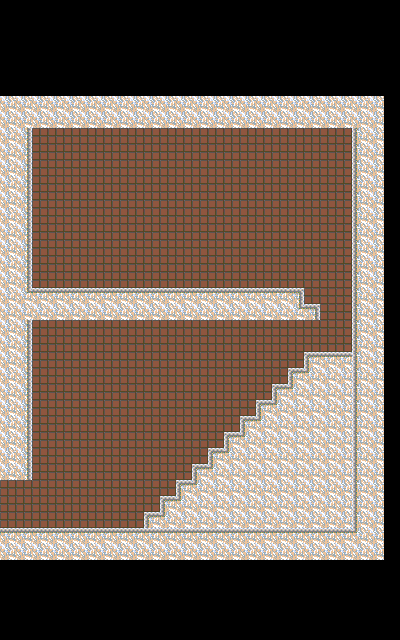

Tiled map render using the project's own tile images. Description and the map definition, with tile-layer contents summarised, below:
An orthogonal 25x40 tile map with 16x16 px tiles, 4 tile layers (SilhouetteLayer, BackgroundLayer, GameLayer, ForegroundLayer) and 2 objects (spawn, npcSpawn).

<map version="1.0" orientation="orthogonal" renderorder="left-up" width="25" height="40" tilewidth="16" tileheight="16" nextobjectid="4">
 <properties>
  <property name="exitLeft" value="grema_02.tmx" />
  <property name="spawn" value="door_07" />
 </properties>
 <tileset firstgid="1" name="Olaf_tileset" tilewidth="16" tileheight="16">
  <image source="../graphics/levels/Olaf_tileset.png" trans="ff00ff" width="512" height="512" />
 </tileset>
 <layer name="SilhouetteLayer" width="25" height="40">
  <data>[1000 cells, 0 non-empty, 0 distinct tile ids]</data>
 </layer>
 <layer name="BackgroundLayer" width="25" height="40">
  <data>[1000 cells, 541 non-empty, 2 distinct tile ids]</data>
 </layer>
 <layer name="GameLayer" width="25" height="40">
  <data>[1000 cells, 617 non-empty, 9 distinct tile ids]</data>
 </layer>
 <layer name="ForegroundLayer" width="25" height="40">
  <data>[1000 cells, 0 non-empty, 0 distinct tile ids]</data>
 </layer>
 <objectgroup name="Actors">
  <object id="2" name="playerSpawnLeft" type="spawn" x="6" y="520.5">
   <ellipse />
  </object>
  <object id="3" name="gremaCommoner_06" type="npcSpawn" x="201.833" y="279.333">
   <properties>
    <property name="npcType" value="commoner" />
    <property name="script" value="grema_commoner_06" />
   </properties>
   <ellipse />
  </object>
 </objectgroup>
</map>